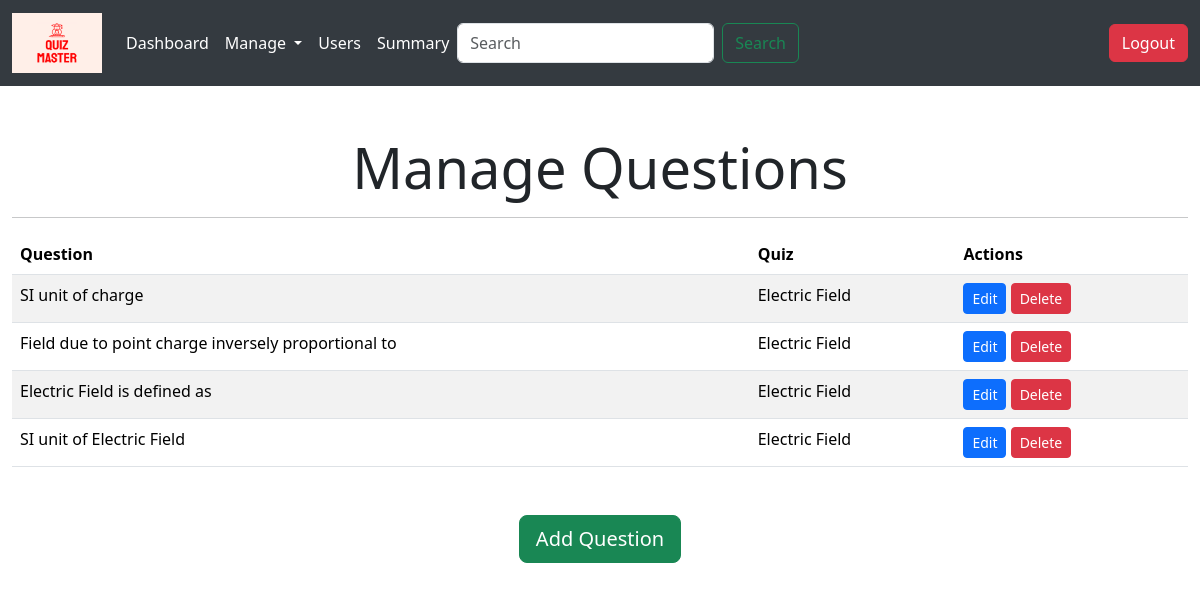
/manage_questions (signed in), run on an earlier commit of the app's database.
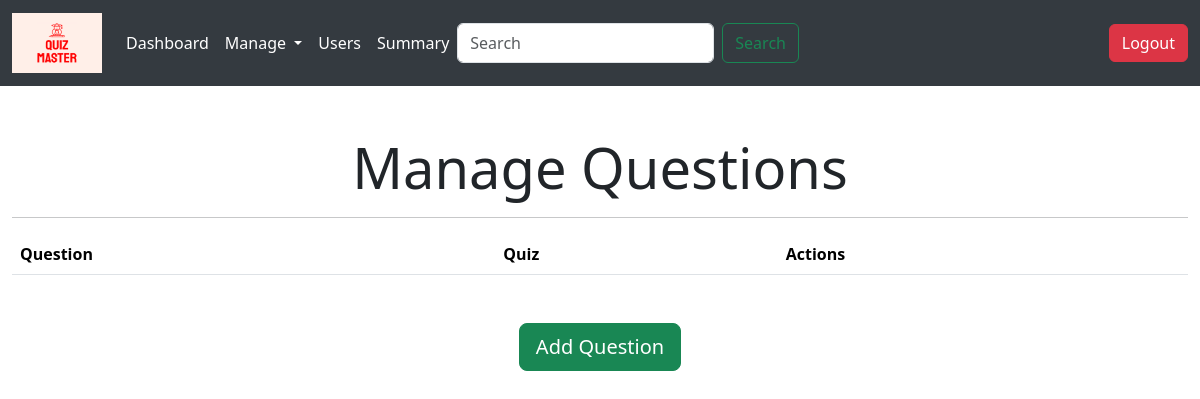
And on a later commit of the database.
### controller/models.py (models this page shows)
class Question(db.Model):
    id = db.Column(db.Integer, primary_key = True, autoincrement = True)
    quiz_id = db.Column(db.Integer, db.ForeignKey('quiz.id'), nullable = False)
    statement = db.Column(db.Text, nullable = False)
    option_a = db.Column(db.String(128), nullable = False)
    option_b = db.Column(db.String(128), nullable = False)
    option_c = db.Column(db.String(128), nullable = False)
    option_d = db.Column(db.String(128), nullable = False)
    correct_answer = db.Column(db.String(128), nullable = False)
    marks = db.Column(db.Integer, nullable = False)
    answers = db.relationship('Answers', backref = 'question', lazy = True)

class Quiz(db.Model):
    id = db.Column(db.Integer, primary_key = True, autoincrement = True)
    chapter_id = db.Column(db.Integer, db.ForeignKey('chapter.id'), nullable = False)
    name = db.Column(db.String(128), nullable = False)
    date_of_quiz = db.Column(db.Date, nullable = False)
    duration = db.Column(db.String(64),nullable = False)
    syllabus = db.Column(db.Text)
    total_questions = db.Column(db.Integer)
    maximum_marks = db.Column(db.Integer)
    questions = db.relationship('Question', backref = 'quiz', lazy = True)
    quiz_attempts = db.relationship('Score', backref = 'quiz', lazy = True)

### controller/admin_routes.py (the view)
@app.route('/manage_questions')
@login_required
def manage_questions():
    if current_user.role != 'admin':
        flash('You are not authorized to view this page!', 'danger')
        return redirect(url_for('home'))
    questions = Question.query.all()
    quizzes = Quiz.query.all()
    return render_template('manage_questions.html', questions=questions, quizzes=quizzes)

### controller/authorization_routes.py (called while the page is built)
@login_manager.user_loader
def load_user(user_id):
    return User.query.get(int(user_id))

### templates/manage_questions.html (shortened to what this page needs)
{% extends 'base.html' %}
{% block content %}
  <div class="container-fluid mt-5">
    <h1 class="display-4 text-center">Manage Questions</h1>
    <hr>
    <div class="table-responsive">
      <table class="table table-striped">
        <thead class="thead-dark">
          <tr>
            <th>Question</th>
            <th>Quiz</th>
            <th>Actions</th>
          </tr>
        </thead>
        <tbody>
          {% for question in questions %}
            <tr>
              <td>{{ question.statement }}</td>
              <td>{{ question.quiz.name }}</td>
              <td>
                <a href="{{ url_for('edit_question', question_id=question.id) }}" class="btn btn-primary btn-sm">Edit</a>
                <a href="{{ url_for('delete_question', question_id=question.id) }}" onclick="return confirm('Are you sure you want to delete?')" class="btn btn-danger btn-sm">Delete</a>
              </td>
            </tr>
          {% endfor %}
        </tbody>
      </table>
    </div>
    <div class="text-center mt-3">
      <a href="{{ url_for('add_question') }}" class="btn btn-success btn-lg mt-3">Add Question</a>
    </div>
  </div>
{% endblock %}

### templates/base.html (shortened to what this page needs)
<!DOCTYPE html>
<html lang="en">
<head>
    {% block bootsrap %}
    <link href="https://cdn.jsdelivr.net/npm/bootstrap@5.3.3/dist/css/bootstrap.min.css" rel="stylesheet">
    <link rel="stylesheet" href="{{ url_for('static', filename='styles.css') }}">
    {% endblock %}
</head>
<body>
    {% include 'navbar.html' %}
    {% block content %}
    {% endblock %}
</body>
</html>

### templates/navbar.html (shortened to what this page needs)
<nav class="navbar navbar-expand-lg navbar-custom">
    <div class="container-fluid">
      <a class="navbar-brand" href="#"> <img src = "\static\quiz-master-high-resolution-logo.png" alt = "Quiz-Master" width = "90" height = "60"></a>
      <div class="collapse navbar-collapse" id="navbarSupportedContent">
        <ul class="navbar-nav me-auto mb-2 mb-lg-0">
          {% if current_user.is_authenticated %}
            {% if current_user.role == 'admin' %}
            <li class="nav-item">
              <a class="nav-link" href={{ url_for('admin_dashboard') }}>Dashboard</a>
            </li>
            <li class="nav-item dropdown">
              <a class="nav-link dropdown-toggle" href="#" id="navbarDropdown" role="button" data-bs-toggle="dropdown" aria-expanded="false">
                Manage
              </a>
            </li>
            <li class="nav-item">
              <a class="nav-link" href={{ url_for('manage_users') }}>Users</a>
            </li>
            <li>
              <a class="nav-link" href="{{ url_for('summary') }}">Summary</a>
            </li>
            <form action="/admin_search" method = "GET" class="d-flex" role="search">
              <input class="form-control me-2" type="search" name="search" placeholder="Search" aria-label="Search">
              <button class="btn btn-outline-success" type="submit">Search</button>
            </form>
            {% endif %}
          {% endif %}
        </ul>
        {% if current_user.is_authenticated %}
        <a href={{ url_for('logout') }} class="btn btn-danger">Logout</a>
        {% endif %}
      </div>
    </div>
  </nav>

### static/styles.css (style rules this page uses)
.navbar-custom { background-color: #343a40 !important; }
.navbar-custom .nav-link { color: #ffffff !important; }

What changed in the data, as far as the page shows it:
removed Question: statement "SI unit of charge", quiz.name "Electric Field"
removed Question: statement "Field due to point charge inversely proportional to", quiz.name "Electric Field"
removed Question: statement "Electric Field is defined as", quiz.name "Electric Field"
removed Question: statement "SI unit of Electric Field", quiz.name "Electric Field"
